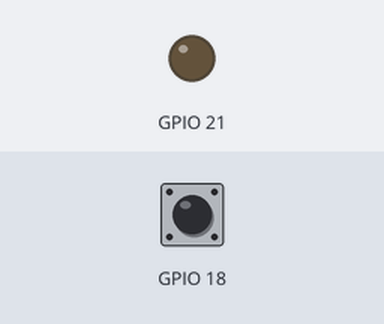
A program run on a simulated Raspberry Pi (BCM pin numbers). On the bench: output pins drawn as LEDs (lit = HIGH). The inputs (shaded band) are chosen by the test bench; at power-on: GPIO 18 HIGH.

Above: at 1.2 s.
1.3 s: GPIO 18 pulled LOW for 0.25 s
At 1.5 s:
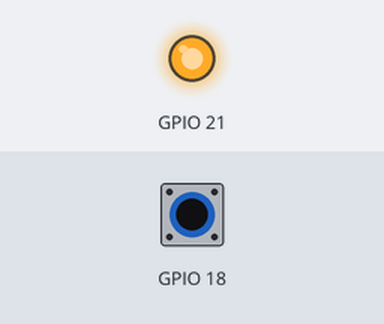
3.1 s: GPIO 18 pulled LOW for 3.2 s
At 7.4 s:
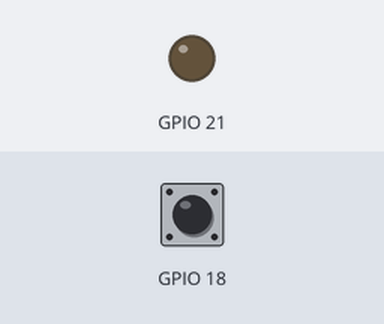
Timing chart, 0 to 8.9 s (numbered marks = the images above; inputs shaded):
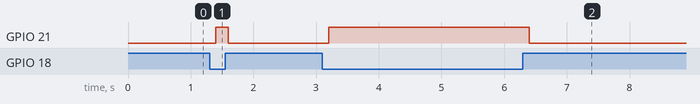

The program:

blikaniTlacitko.py
```python
#!/usr/bin/env python3
# -*- coding: utf-8 -*-

import sys, os
import RPi.GPIO as GPIO
from time import sleep

GPIO.setmode(GPIO.BCM)
GPIO.setup(21, GPIO.OUT)
GPIO.setup(18, GPIO.IN, pull_up_down=GPIO.PUD_UP)

try:
	while True:
		if GPIO.input(18):
			GPIO.output(21,GPIO.LOW)
		else:
			GPIO.output(21,GPIO.HIGH)
		sleep(0.2)

except KeyboardInterrupt:
	GPIO.cleanup()
```

Measured:
- after the input at 1.3 s, GPIO 21: LOW → HIGH after 0.10 s, → LOW 0.20 s later
- after the input at 3.1 s, GPIO 21: LOW → HIGH after 0.10 s, → LOW 3.2 s later
